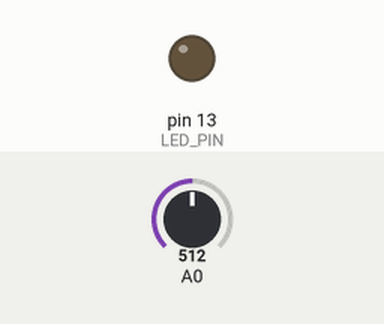
The sketch below on a simulated Arduino Uno, built with avr-gcc and run on an emulated ATmega328P. Shown: output pins drawn as LEDs (lit = HIGH). The test bench sets the inputs (shaded band); at power-on: A0 = 512.

Above: at 1.2 s.
1.3 s: A0 set to 521
At 1.9 s:
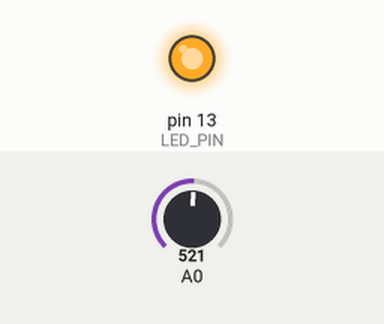
2.8 s: A0 set to 511
At 4.0 s:
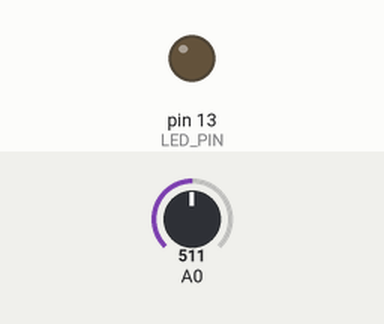
4.3 s: A0 set to 716
At 5.4 s:
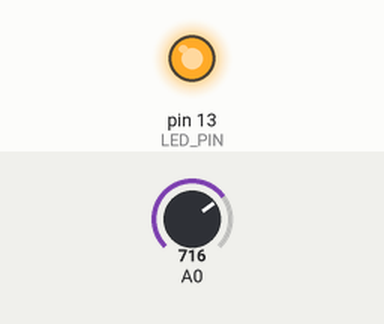
Timing chart, 0 to 7.3 s (numbered marks = the images above; inputs shaded):
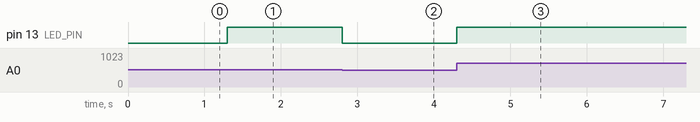

The sketch:

Potentiometer.ino
```cpp
#define LED_PIN 13


void setup() {

  pinMode(LED_PIN,OUTPUT);
  pinMode(A0,INPUT);


}


void loop() {

 int potValue = analogRead(A0);

 int ledBrightness = map(potValue,0,1023,0,255);

 analogWrite(LED_PIN,ledBrightness);

}
```

Measured:
- the behaviour switches between 513 and 514 on A0 (found by bisection; images 0 and 1)
- after the input at 1.3 s, pin 13 (LED_PIN): LOW → HIGH at once
- after the input at 2.8 s, pin 13 (LED_PIN): HIGH → LOW at once
- after the input at 4.3 s, pin 13 (LED_PIN): LOW → HIGH at once
